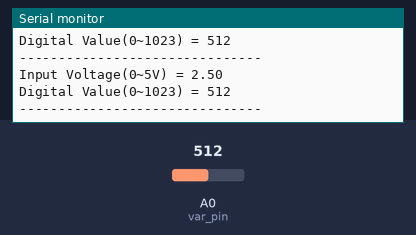
A sketch run on a simulated Arduino Uno, built with avr-gcc and run on an emulated ATmega328P. On the bench: the last lines printed to the serial monitor. Inputs (shaded band) come from the test bench; at power-on: A0 (var_pin) = 512.

Above: at 2.8 s.
2.9 s: A0 (var_pin) set to 716
At 4.7 s:
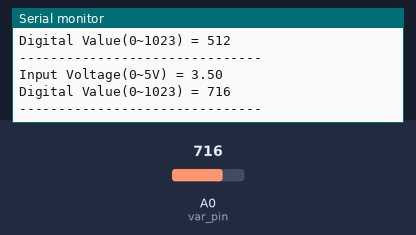
5.6 s: A0 (var_pin) set to 900
At 7.5 s:
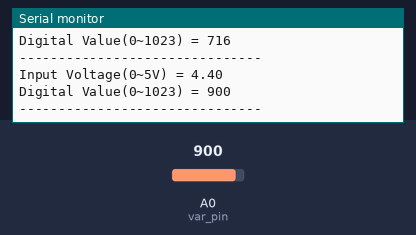
Timing chart, 0 to 9.0 s (numbered marks = the images above; inputs shaded):
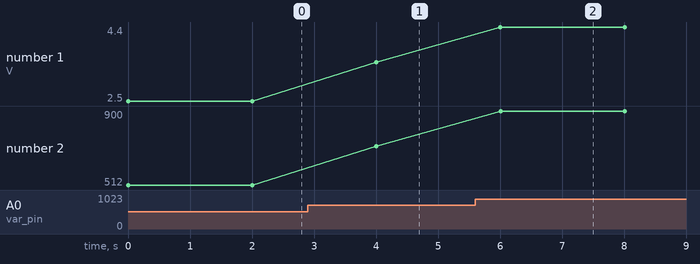

The sketch:

app.ino
```cpp
const int var_pin = A0;
int analog_val;

void setup(){
    Serial.begin(115200);
}

void loop(){
    int digital_val;
    float ff;

    digital_val = analogRead(var_pin);
    ff = (float)digital_val / 1023 * 5.0;

    Serial.print("Input Voltage(0~5V) = ");
    Serial.println(ff);

    Serial.print("Digital Value(0~1023) = ");
    Serial.println(digital_val);
    Serial.println("-------------------------------");

    delay(2000);
}
```

Measured:
- after the input at 2.9 s, the serial monitor: prints a new line after 1.1 s (image 1)
- after the input at 5.6 s, the serial monitor: prints a new line after 0.41 s (image 2)
- plotted number 1: 2.5 → 3.5 after the input at 2.9 s, 3.5 → 4.4 after the input at 5.6 s
- plotted number 2: 512 → 716 after the input at 2.9 s, 716 → 900 after the input at 5.6 s
